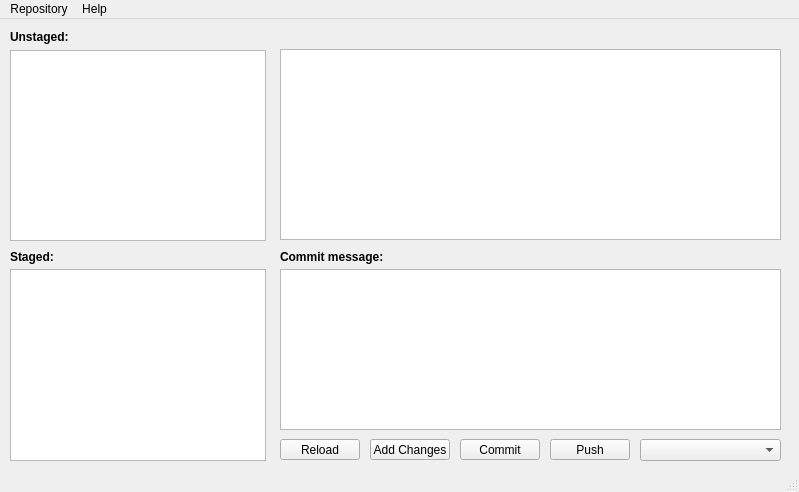
<?xml version="1.0" encoding="UTF-8"?>
<ui version="4.0">
 <class>MainWindow</class>
 <widget class="QMainWindow" name="MainWindow">
  <property name="geometry">
   <rect>
    <x>0</x>
    <y>0</y>
    <width>799</width>
    <height>492</height>
   </rect>
  </property>
  <property name="windowTitle">
   <string>MainWindow</string>
  </property>
  <widget class="QWidget" name="centralwidget">
   <widget class="QLabel" name="lbUnstaged">
    <property name="geometry">
     <rect>
      <x>10</x>
      <y>10</y>
      <width>71</width>
      <height>16</height>
     </rect>
    </property>
    <property name="font">
     <font>
      <weight>75</weight>
      <bold>true</bold>
     </font>
    </property>
    <property name="text">
     <string>Unstaged:</string>
    </property>
   </widget>
   <widget class="QLabel" name="lbStaget">
    <property name="geometry">
     <rect>
      <x>10</x>
      <y>230</y>
      <width>81</width>
      <height>16</height>
     </rect>
    </property>
    <property name="font">
     <font>
      <weight>75</weight>
      <bold>true</bold>
     </font>
    </property>
    <property name="text">
     <string>Staged:</string>
    </property>
   </widget>
   <widget class="QTextEdit" name="teChanges">
    <property name="geometry">
     <rect>
      <x>280</x>
      <y>30</y>
      <width>501</width>
      <height>191</height>
     </rect>
    </property>
    <property name="acceptDrops">
     <bool>false</bool>
    </property>
    <property name="readOnly">
     <bool>true</bool>
    </property>
   </widget>
   <widget class="QTextEdit" name="teCommitMsg">
    <property name="geometry">
     <rect>
      <x>280</x>
      <y>250</y>
      <width>501</width>
      <height>161</height>
     </rect>
    </property>
   </widget>
   <widget class="QPushButton" name="btReload">
    <property name="geometry">
     <rect>
      <x>280</x>
      <y>420</y>
      <width>80</width>
      <height>21</height>
     </rect>
    </property>
    <property name="text">
     <string>Reload</string>
    </property>
   </widget>
   <widget class="QPushButton" name="btAddChanges">
    <property name="geometry">
     <rect>
      <x>370</x>
      <y>420</y>
      <width>80</width>
      <height>21</height>
     </rect>
    </property>
    <property name="text">
     <string>Add Changes</string>
    </property>
   </widget>
   <widget class="QPushButton" name="btCommit">
    <property name="geometry">
     <rect>
      <x>460</x>
      <y>420</y>
      <width>80</width>
      <height>21</height>
     </rect>
    </property>
    <property name="text">
     <string>Commit</string>
    </property>
   </widget>
   <widget class="QPushButton" name="btPush">
    <property name="geometry">
     <rect>
      <x>550</x>
      <y>420</y>
      <width>80</width>
      <height>21</height>
     </rect>
    </property>
    <property name="text">
     <string>Push</string>
    </property>
   </widget>
   <widget class="QComboBox" name="cbBranch">
    <property name="geometry">
     <rect>
      <x>640</x>
      <y>420</y>
      <width>141</width>
      <height>22</height>
     </rect>
    </property>
    <property name="insertPolicy">
     <enum>QComboBox::InsertAtBottom</enum>
    </property>
    <property name="duplicatesEnabled">
     <bool>false</bool>
    </property>
   </widget>
   <widget class="QLabel" name="lbCommitMsg">
    <property name="geometry">
     <rect>
      <x>280</x>
      <y>230</y>
      <width>111</width>
      <height>16</height>
     </rect>
    </property>
    <property name="font">
     <font>
      <weight>75</weight>
      <bold>true</bold>
     </font>
    </property>
    <property name="text">
     <string>Commit message:</string>
    </property>
   </widget>
   <widget class="QListWidget" name="lwUnstaged">
    <property name="geometry">
     <rect>
      <x>10</x>
      <y>31</y>
      <width>256</width>
      <height>191</height>
     </rect>
    </property>
   </widget>
   <widget class="QListWidget" name="lwStaged">
    <property name="geometry">
     <rect>
      <x>10</x>
      <y>250</y>
      <width>256</width>
      <height>192</height>
     </rect>
    </property>
   </widget>
  </widget>
  <widget class="QMenuBar" name="menubar">
   <property name="geometry">
    <rect>
     <x>0</x>
     <y>0</y>
     <width>799</width>
     <height>20</height>
    </rect>
   </property>
   <widget class="QMenu" name="menuFile">
    <property name="title">
     <string>Repository</string>
    </property>
    <addaction name="actionNew"/>
    <addaction name="actionClone"/>
    <addaction name="actionOpen"/>
    <addaction name="separator"/>
    <addaction name="actionQuit"/>
   </widget>
   <widget class="QMenu" name="menuHelp">
    <property name="title">
     <string>Help</string>
    </property>
   </widget>
   <addaction name="menuFile"/>
   <addaction name="menuHelp"/>
  </widget>
  <widget class="QStatusBar" name="statusbar"/>
  <action name="actionNew">
   <property name="text">
    <string>New</string>
   </property>
  </action>
  <action name="actionClone">
   <property name="text">
    <string>Clone</string>
   </property>
  </action>
  <action name="actionOpen">
   <property name="text">
    <string>Open</string>
   </property>
  </action>
  <action name="actionQuit">
   <property name="text">
    <string>Quit</string>
   </property>
  </action>
 </widget>
 <resources/>
 <connections/>
</ui>
